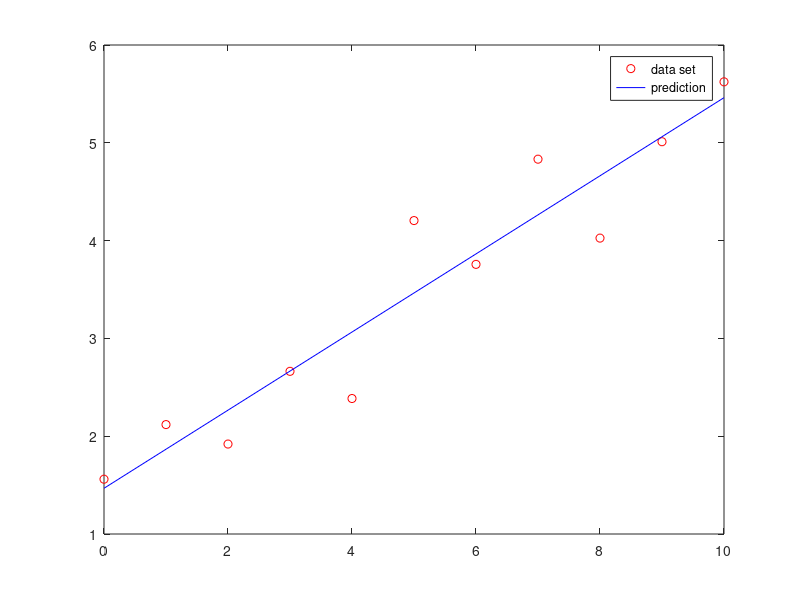
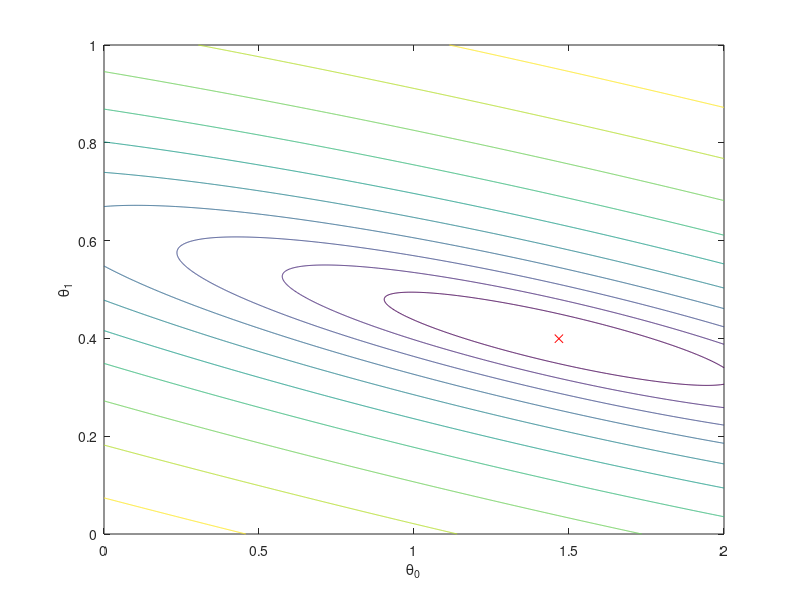

Write the MATLAB code that produced these figures, in order.
close all
% data number m
% real theta0=1, theta1=0.5
m=11;
x=linspace(0,10,m);
e=(rand(1,m)-0.5)*2;
y=1+0.5*x+e;
%%
sample=1000;
theta0=linspace(0,2,sample);
theta1=linspace(0,1,sample);
%theta0=repmat(theta0,m,1);
%theta1=repmat(theta1,m,1);
h=zeros(sample,sample);
%%
for i=1:sample
    for j=1:sample
        h(i,j)=1/(2*m)*sum((theta0(i)+x*theta1(j)-y).^2);
    end
end
%%
[h_min,I]=min(h(:));
[theta0_op,theta1_op]=ind2sub(size(h),I);
theta0_op=theta0(theta0_op)
theta1_op=theta1(theta1_op)
%%
plot(x,y,'ro')
hold on
y_pred=theta0_op+theta1_op*x;
plot(x,y_pred,'b')
legend('data set','prediction')
%%
figure
[X Y]=meshgrid(theta0,theta1);
contour(X,Y,log(h'))
hold on
plot(theta0_op,theta1_op,'rx')
xlabel('\theta_0');
ylabel('\theta_1');
%%
% syms theta0 theta1
% ezsurf(theta0,theta1,h)
% xlabel('\theta_0');
% ylabel('\theta_1');
% zlabel('cost function');
% title('cost function of \theta_0 and \theta_1')